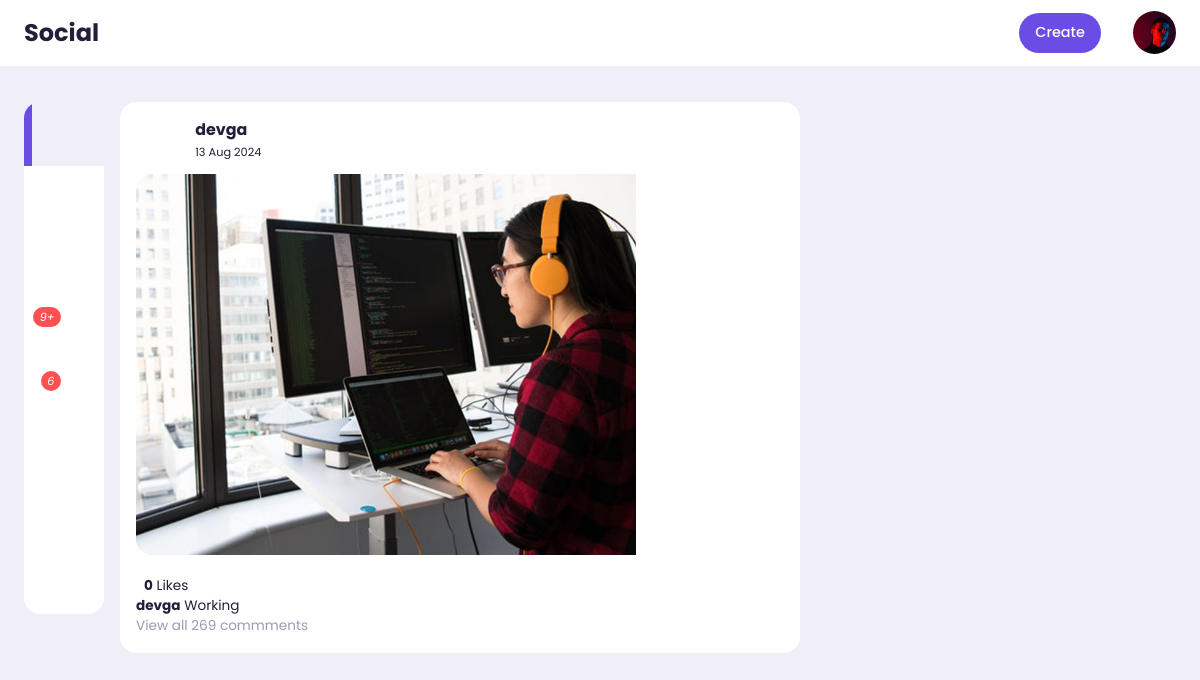
/post/a98e3f2a-eced-44bf-aaa6-edd5a70a839e, run on an earlier commit of the app's database.
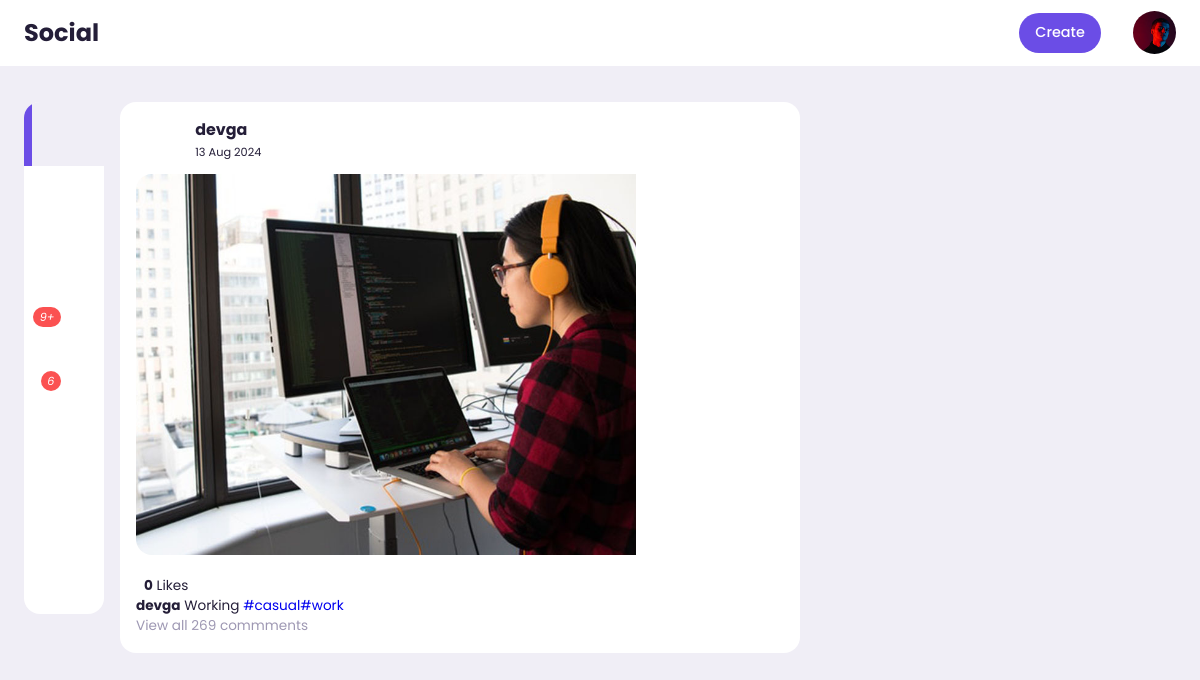
And on a later commit of the database.
### post/models.py (models this page shows, shortened)
class Tag(models.Model):
    title = models.CharField(max_length=100,verbose_name="Tag")
    slug = models.SlugField(null=False,unique=True,default=uuid.uuid1)
    class Meta:
        verbose_name  = 'Tag'
        verbose_name_plural = 'Tags'
    def get_absolute_url(self):
        return reverse('tags',args=[self.slug])
    def __str__(self) :
        return self.title

### post/views.py (the view)
# urls.py: path('<uuid:post_id>',views.PostDetail,name='post-details'),
def PostDetail(request,post_id):
    post = get_object_or_404(Post,id=post_id)
    context ={
        'post':post
    }
    return render(request,'post/post-details.html',context)

### post/templates/post/post-details.html (shortened to what this page needs)
{%extends 'base.html'%}
{%load static%}
    {%block content%}
            <div class="middle">
                <div class="feeds">
                    <div class="feed">
                        <div class="head">
                            <div class="user">
                                <div class="profile-photo">
                                </div>
                                <div class="ingo">
                                    <h3>{{post.user.username}}</h3>
                                    <small>{{post.posted|date:"d M Y"}}</small>
                                </div>
                            </div>
                        </div>
                        <div class="photo">
                            <a href="{%url 'post-details' post.id%}"><img src="{{post.picture.url}}" style="width: 500px; height: 381px; object-fit: cover;" >
                        </a>
                        </div>
                        <div class="liked-by">
                            <p><b>{{post.likes}}</b> Likes
                        </div>
                        <div class="caption">
                            <p><b>{{post.user.username}}</b> {{post.caption}}
                                 <span class="harsh-tag">{% for tag in post.tag.all%}<a href ="{{tag.get_absolute_url}}">#{{tag}}</a>{% endfor %}</span></p>
                        </div>
                        <div>
                            <div class="comments text-muted">View all 269 commments</div>
                        </div>
                    </div>
                </div>
            </div>
            {% endblock content %}

What changed in the data, as far as the page shows it:
now on this page (row unchanged): Tag: title "casual"
now on this page (row edited): Tag: title "work"
